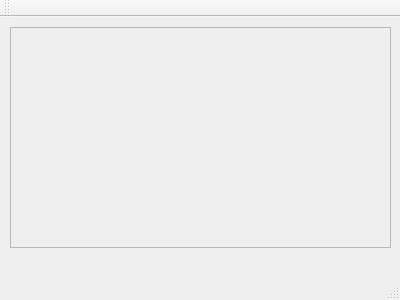
<?xml version="1.0" encoding="UTF-8"?>
<ui version="4.0">
 <class>Maptest</class>
 <widget class="QMainWindow" name="Maptest">
  <property name="geometry">
   <rect>
    <x>0</x>
    <y>0</y>
    <width>400</width>
    <height>300</height>
   </rect>
  </property>
  <property name="windowTitle">
   <string>Maptest</string>
  </property>
  <widget class="QWidget" name="centralWidget">
   <widget class="QFrame" name="frame">
    <property name="geometry">
     <rect>
      <x>10</x>
      <y>10</y>
      <width>381</width>
      <height>221</height>
     </rect>
    </property>
    <property name="frameShape">
     <enum>QFrame::StyledPanel</enum>
    </property>
    <property name="frameShadow">
     <enum>QFrame::Raised</enum>
    </property>
   </widget>
  </widget>
  <widget class="QMenuBar" name="menuBar">
   <property name="geometry">
    <rect>
     <x>0</x>
     <y>0</y>
     <width>400</width>
     <height>22</height>
    </rect>
   </property>
  </widget>
  <widget class="QToolBar" name="mainToolBar">
   <attribute name="toolBarArea">
    <enum>TopToolBarArea</enum>
   </attribute>
   <attribute name="toolBarBreak">
    <bool>false</bool>
   </attribute>
  </widget>
  <widget class="QStatusBar" name="statusBar"/>
 </widget>
 <layoutdefault spacing="6" margin="11"/>
 <resources/>
 <connections/>
</ui>
